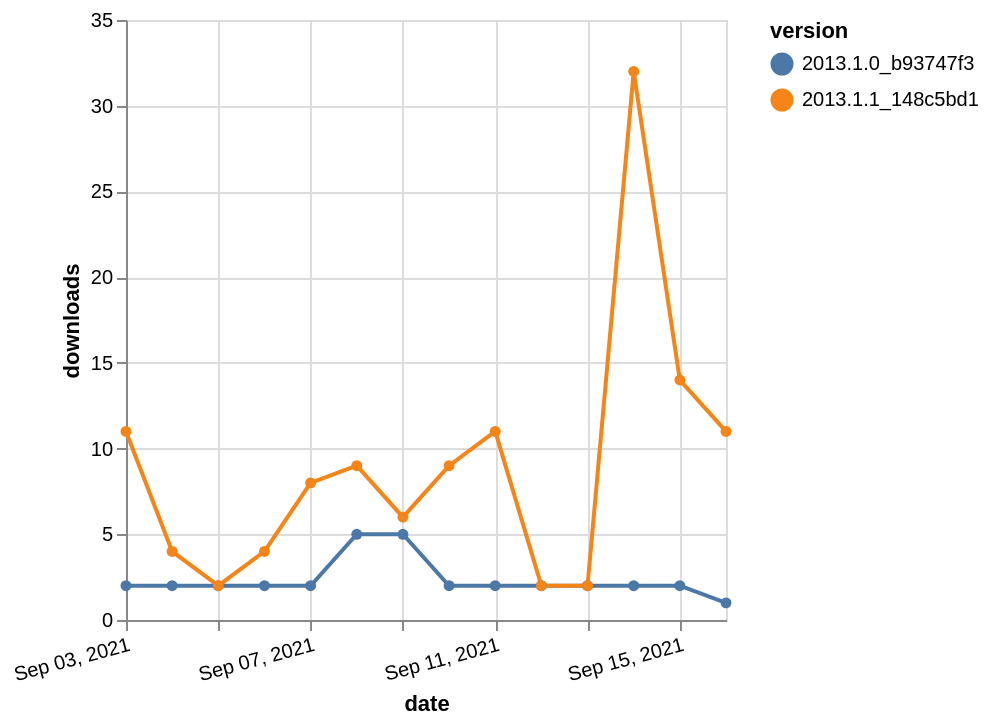

Write a Vega-Lite specification for this figure.
### Vega-Lite specification from a JSON file in a GitHub repository (floating-point values rounded to 4 significant figures)
{"$schema": "https://vega.github.io/schema/vega-lite/v5.json", "description": "A simple bar chart with embedded data.", "data": {"values": [{"date": "2021-09-03", "total": 1345, "delta": 2, "version": "2013.1.0_b93747f3"}, {"date": "2021-09-04", "total": 1347, "delta": 2, "version": "2013.1.0_b93747f3"}, {"date": "2021-09-05", "total": 1349, "delta": 2, "version": "2013.1.0_b93747f3"}, {"date": "2021-09-06", "total": 1351, "delta": 2, "version": "2013.1.0_b93747f3"}, {"date": "2021-09-07", "total": 1353, "delta": 2, "version": "2013.1.0_b93747f3"}, {"date": "2021-09-08", "total": 1358, "delta": 5, "version": "2013.1.0_b93747f3"}, {"date": "2021-09-09", "total": 1363, "delta": 5, "version": "2013.1.0_b93747f3"}, {"date": "2021-09-10", "total": 1365, "delta": 2, "version": "2013.1.0_b93747f3"}, {"date": "2021-09-11", "total": 1367, "delta": 2, "version": "2013.1.0_b93747f3"}, {"date": "2021-09-12", "total": 1369, "delta": 2, "version": "2013.1.0_b93747f3"}, {"date": "2021-09-13", "total": 1371, "delta": 2, "version": "2013.1.0_b93747f3"}, {"date": "2021-09-14", "total": 1373, "delta": 2, "version": "2013.1.0_b93747f3"}, {"date": "2021-09-15", "total": 1375, "delta": 2, "version": "2013.1.0_b93747f3"}, {"date": "2021-09-16", "total": 1376, "delta": 1, "version": "2013.1.0_b93747f3"}, {"date": "2021-09-03", "total": 2153, "delta": 11, "version": "2013.1.1_148c5bd1"}, {"date": "2021-09-04", "total": 2157, "delta": 4, "version": "2013.1.1_148c5bd1"}, {"date": "2021-09-05", "total": 2159, "delta": 2, "version": "2013.1.1_148c5bd1"}, {"date": "2021-09-06", "total": 2163, "delta": 4, "version": "2013.1.1_148c5bd1"}, {"date": "2021-09-07", "total": 2171, "delta": 8, "version": "2013.1.1_148c5bd1"}, {"date": "2021-09-08", "total": 2180, "delta": 9, "version": "2013.1.1_148c5bd1"}, {"date": "2021-09-09", "total": 2186, "delta": 6, "version": "2013.1.1_148c5bd1"}, {"date": "2021-09-10", "total": 2195, "delta": 9, "version": "2013.1.1_148c5bd1"}, {"date": "2021-09-11", "total": 2206, "delta": 11, "version": "2013.1.1_148c5bd1"}, {"date": "2021-09-12", "total": 2208, "delta": 2, "version": "2013.1.1_148c5bd1"}, {"date": "2021-09-13", "total": 2210, "delta": 2, "version": "2013.1.1_148c5bd1"}, {"date": "2021-09-14", "total": 2242, "delta": 32, "version": "2013.1.1_148c5bd1"}, {"date": "2021-09-15", "total": 2256, "delta": 14, "version": "2013.1.1_148c5bd1"}, {"date": "2021-09-16", "total": 2267, "delta": 11, "version": "2013.1.1_148c5bd1"}]}, "width": "container", "mark": {"type": "line", "point": {"filled": true}}, "encoding": {"x": {"field": "date", "type": "temporal", "timeUnit": "yearmonthdate", "title": "date", "axis": {"labelAngle": -15}}, "y": {"field": "delta", "type": "quantitative", "title": "downloads"}, "color": {"field": "version", "type": "nominal"}, "tooltip": {"field": "delta"}}}
